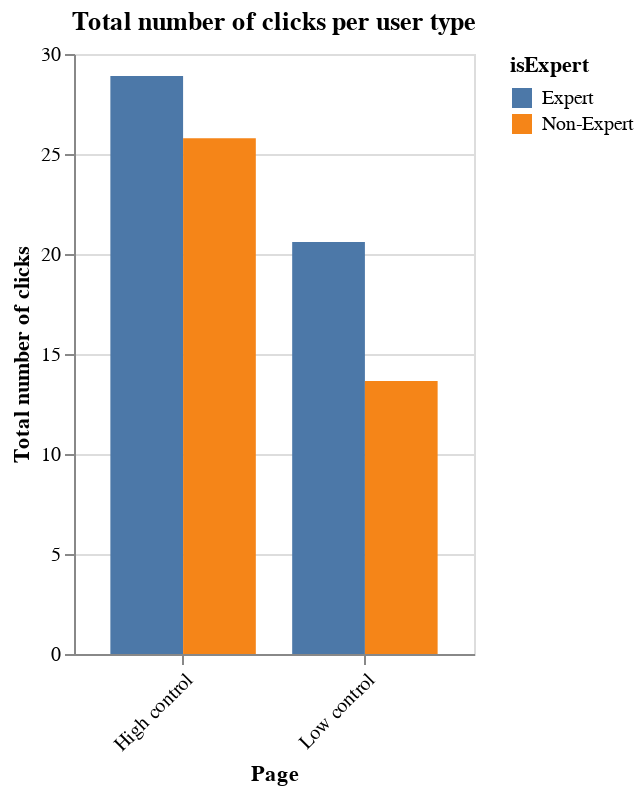

Notebook source saved alongside this figure:
### Code cell
# sum op sum of average number of clicks per expertise per page
total = x.groupby(['page', 'isExpert'])['click_count'].sum().reset_index()

#remove all page='ResultsPage' rows
total = total[total['page'] != 'ResultsPage']

#rename all rows with page='AdvancedSettings' to 'High control'
total.loc[total['page'] == 'AdvancedSettings', 'page'] = 'High control'

#rename all rows with page='index' to 'Low control'
total.loc[total['page'] == 'index', 'page'] = 'Low control'


chart = alt.Chart(total).mark_bar().encode(
    x=alt.X('page:N', title='Page',  axis=alt.Axis(labelAngle=-45)),
    y=alt.Y('click_count:Q', title='Total number of clicks'),
    color='isExpert:N',
    xOffset='isExpert:N'
).properties(
    title='Total number of clicks per user type',
    width=200
)

chart.save('charts/total_clickcount.png')

chart

### Figure 1 — Vega-Lite specification as saved in the notebook (floating-point values rounded to 4 significant figures)
{"config": {"view": {"continuousWidth": 300, "continuousHeight": 300}}, "data": {"name": "data-748094dd68ea1c668d3f64c89af9cc04"}, "mark": {"type": "bar"}, "encoding": {"color": {"field": "isExpert", "type": "nominal"}, "x": {"axis": {"labelAngle": -45}, "field": "page", "title": "Page", "type": "nominal"}, "xOffset": {"field": "isExpert", "type": "nominal"}, "y": {"field": "click_count", "title": "Total number of clicks", "type": "quantitative"}}, "title": "Total number of clicks per user type", "width": 200, "$schema": "https://vega.github.io/schema/vega-lite/v5.8.0.json", "datasets": {"data-748094dd68ea1c668d3f64c89af9cc04": [{"page": "High control", "isExpert": "Expert", "click_count": 28.9}, {"page": "High control", "isExpert": "Non-Expert", "click_count": 25.78}, {"page": "Low control", "isExpert": "Expert", "click_count": 20.6}, {"page": "Low control", "isExpert": "Non-Expert", "click_count": 13.65}]}}
